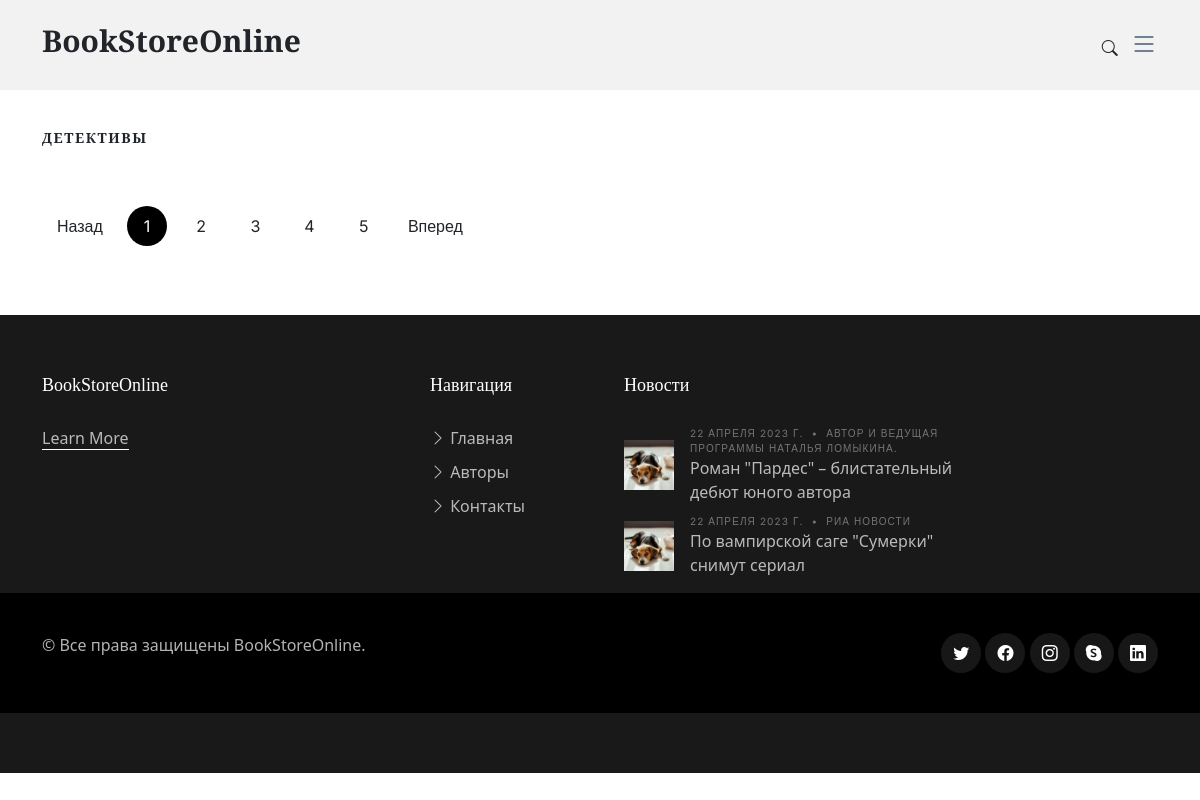
The page /genre/1 on the database its author committed.
### library_main/models.py (models this page shows, shortened)
class Genre(models.Model):
    name = models.CharField(verbose_name='Название жанра', max_length=50)
    category = models.ForeignKey(Category, verbose_name='Категория', on_delete=models.CASCADE)
    def get_absolute_url(self):
        return reverse('genre', args=[self.id])
    class Meta:
        verbose_name = "Жанр"
        verbose_name_plural = "Жанры"

class News(models.Model):
    heading = models.CharField(verbose_name='Заголовок', max_length=100)
    description = models.TextField(verbose_name='Описание')
    image = models.ImageField(verbose_name='Изображение',  null=True, blank=True)
    source = models.CharField(verbose_name='Источник Новости', max_length=100)
    pudlicachia_date = models.DateField(verbose_name='Дата публикации', auto_now_add=True)
    class Meta:
        verbose_name = "Новость"
        verbose_name_plural = "новости"

### library_main/views.py (the view)
# urls.py: path('genre/<int:id>', views.Genre_views, name='genre'),
def Genre_views(request, id):
    genre = get_object_or_404(Genre, pk=id)
    book = Book.objects.filter(genre__exact=genre).order_by('-date_of_writing')
    context = {'genre1' : genre, 'book' : book}
    return render(request, 'genre_book.html', context=context)

### library_main/context_processors.py (called while the page is built)
def category(request):
    category = Category.objects.all().order_by('name')
    genre = Genre.objects.all()
    news = News.objects.all().order_by('-pudlicachia_date')[:6]
    return {'category' : category, 'genre' : genre, 'news' : news}

### library_main/templates/genre_book.html (shortened to what this page needs)
{% extends 'base.html' %}
{% block body %}
<section id="search-result" class="search-result">
    <div class="container">
        <div class="row">
            <div class="col-md-9">
                <h3 class="category-title">{{ genre1.name }}</h3>
                <div class="text-start py-4">
                    <div class="custom-pagination">
                        <a href="#" class="prev">Назад</a>
                        <a href="#" class="active">1</a>
                        <a href="#">2</a>
                        <a href="#">3</a>
                        <a href="#">4</a>
                        <a href="#">5</a>
                        <a href="#" class="next">Вперед</a>
                    </div>
                </div>
            </div>
            <div class="col-md-3">
            </div>
        </div>
    </div>
</section>
{% endblock %}

### library_main/templates/base.html (shortened to what this page needs)
<!doctype html>
<html lang="ru">
<head>
    {% load static %}
    <link href="https://cdn.jsdelivr.net/npm/bootstrap@5.3.0-alpha3/dist/css/bootstrap.min.css" rel="stylesheet">
    <link href="{% static 'vendor/bootstrap/css/bootstrap.min.css' %}" rel="stylesheet">
    <link href="{% static 'vendor/bootstrap-icons/bootstrap-icons.css' %}" rel="stylesheet">
    <link href="{% static 'vendor/swiper/swiper-bundle.min.css' %}" rel="stylesheet">
    <link href="{% static 'vendor/glightbox/css/glightbox.min.css' %}" rel="stylesheet">
    <link href="{% static 'vendor/aos/aos.css' %}" rel="stylesheet">
    <link href="{% static 'css/variables.css' %}" rel="stylesheet">
    <link href="{% static 'css/main.css' %}" rel="stylesheet">
</head>
<body>
    <header id="header" class="header d-flex align-items-center fixed-top">
        <div class="container-fluid container-xl d-flex align-items-center justify-content-between">
            <a href="{% url 'index' %}" class="logo d-flex align-items-center">
                <h1>BookStoreOnline</h1>
            </a>
            <div class="position-relative">
                <a href="#" class="mx-2 js-search-open"><span class="bi-search"></span></a>
                <i class="bi bi-list mobile-nav-toggle"></i>
            </div>
        </div>
    </header>
    <main id="main">
        {% block body %}{% endblock %}
    </main>
    <footer id="footer" class="footer">
        <div class="footer-content">
            <div class="container">
                <div class="row g-5">
                    <div class="col-lg-4">
                        <h3 class="footer-heading">BookStoreOnline</h3>
                        <p><a href="about.html" class="footer-link-more">Learn More</a></p>
                    </div>
                        <div class="col-6 col-lg-2">
                            <h3 class="footer-heading">Навигация</h3>
                            <ul class="footer-links list-unstyled">
                                <li><a href="{% url 'index' %}"><i class="bi bi-chevron-right"></i> Главная</a></li>
                                <li><a href="about.html"><i class="bi bi-chevron-right"></i> Авторы</a></li>
                                <li><a href="{% url 'contact' %}"><i class="bi bi-chevron-right"></i> Контакты</a></li>
                            </ul>
                        </div>
                    <div class="col-lg-4">
                            <h3 class="footer-heading">Новости</h3>
                            <ul class="footer-links footer-blog-entry list-unstyled">
                                {% for news in news %}
                                <li>
                                    <a href="single-post.html" class="d-flex align-items-center">
                                        <img src="assets/img/post-sq-1.jpg" alt="" class="img-fluid me-3">
                                        <div>
                                            <div class="post-meta d-block"><span class="date">{{ news.pudlicachia_date }}</span> <span class="mx-1">&bullet;</span> <span>{{ news.source }}</span></div>
                                            <span>{{ news.heading }}</span>
                                        </div>
                                    </a>
                                </li>
                                {% endfor %}
                            </ul>
                    </div>
                </div>
            </div>
            <div class="footer-legal">
                <div class="container">
                    <div class="row justify-content-between">
                        <div class="col-md-6 text-center text-md-start mb-3 mb-md-0">
                            <div class="copyright">
                                © Все права защищены <strong><span>BookStoreOnline</span></strong>.
                            </div>
                        </div>
                        <div class="col-md-6">
                            <div class="social-links mb-3 mb-lg-0 text-center text-md-end">
                                <a href="#" class="twitter"><i class="bi bi-twitter"></i></a>
                                <a href="#" class="facebook"><i class="bi bi-facebook"></i></a>
                                <a href="#" class="instagram"><i class="bi bi-instagram"></i></a>
                                <a href="#" class="google-plus"><i class="bi bi-skype"></i></a>
                                <a href="#" class="linkedin"><i class="bi bi-linkedin"></i></a>
                            </div>
                        </div>
                    </div>
                </div>
            </div>
        </div>
    </footer>
</body>
</html>

### library_main/static/css/variables.css (style rules this page uses)
:root { --font-default: 'EB Garamond', system-ui, -apple-system, "Segoe UI", Roboto, "Helvetica Neue", Arial, "Noto Sans", "Liberation Sans", sans-serif, "Apple Color Emoji", "Segoe UI Emoji", "Segoe UI Symbol", "Noto Color Emoji"; --font-primary: 'EB Garamond', serif; --font-secondary: 'Inter', sans-serif; --color-default: #212529; --color-default-rgb: 33, 37, 41; --color-links: #212529; --color-links-hover: #15171a; --color-primary: #212529; --color-primary-light: #26282c; --color-primary-dark: #0b0c0e; --color-primary-rgb: 33, 37, 41; --color-primary-light-rgb: 38, 40, 44; --color-primary-dark-rgb: 11, 12, 14; --color-secondary: #596d80; --color-secondary-light: #8498aa; --color-secondary-dark: #404f5c; --color-secondary-rgb: 89, 109, 128; --color-secondary-light-rgb: 132, 152, 170; --color-secondary-dark-rgb: 64, 79, 92; --color-blue: #0d6efd; --color-blue-rgb: 13, 110, 253; --color-indigo: #6610f2; --color-indigo-rgb: 102, 16, 242; --color-purple: #6f42c1; --color-purple-rgb: 111, 66, 193; --color-pink: #f3268c; --color-pink-rgb: 243, 38, 140; --color-red: #df1529; --color-red-rgb: 223, 21, 4; --color-orange: #fd7e14; --color-orange-rgb: 253, 126, 20; --color-yellow: #ffc107; --color-yellow-rgb: 255, 193, 7; --color-green: #059652; --color-green-rgb: 5, 150, 82; --color-teal: #20c997; --color-teal-rgb: 32, 201, 151; --color-cyan: #0dcaf0; --color-cyan-rgb: 13, 202, 240; --color-white: #ffffff; --color-white-rgb: 255, 255, 255; --color-gray: #6c757d; --color-gray-rgb: 108, 117, 125; --color-black: #000000; --color-black-rgb: 0, 0, 0; }
:root { --bs-blue: var(--color-blue); --bs-indigo: var(--color-indigo); --bs-purple: var(--color-purple); --bs-pink: var(--color-pink); --bs-red: var(--color-red); --bs-orange: var(--color-orange); --bs-yellow: var(--color-yellow); --bs-green: var(--color-green); --bs-teal: var(--color-teal); --bs-cyan: var(--color-cyan); --bs-white: var(--color-white); --bs-gray: var(--color-gray); --bs-gray-dark: #343a40; --bs-gray-100: #f8f9fa; --bs-gray-200: #e9ecef; --bs-gray-300: #dee2e6; --bs-gray-400: #ced4da; --bs-gray-500: #adb5bd; --bs-gray-600: #6c757d; --bs-gray-700: #495057; --bs-gray-800: #343a40; --bs-gray-900: #212529; --bs-primary: var(--color-blue); --bs-secondary: var(--color-blue); --bs-success: #198754; --bs-info: #0dcaf0; --bs-warning: #ffc107; --bs-danger: #dc3545; --bs-light: #f8f9fa; --bs-dark: #212529; --bs-primary-rgb: var(--color-primary-rgb); --bs-secondary-rgb: var(--color-secondary-rgb); --bs-success-rgb: 25, 135, 84; --bs-info-rgb: 13, 202, 240; --bs-warning-rgb: 255, 193, 7; --bs-danger-rgb: 220, 53, 69; --bs-light-rgb: 248, 249, 250; --bs-dark-rgb: 33, 37, 41; --bs-white-rgb: var(--color-white-rgb); --bs-black-rgb: var(--color-black-rgb); --bs-body-color-rgb: var(--color-default-rgb); --bs-body-bg-rgb: 255, 255, 255; --bs-font-sans-serif: var(--font-default); --bs-font-monospace: SFMono-Regular, Menlo, Monaco, Consolas, "Liberation Mono", "Courier New", monospace; --bs-gradient: linear-gradient(180deg, rgba(255, 255, 255, 0.15), rgba(255, 255, 255, 0)); --bs-body-font-family: var(--font-default); --bs-body-font-size: 1rem; --bs-body-font-weight: 400; --bs-body-line-height: 1.5; --bs-body-color: var(--color-default); --bs-body-bg: #fff; }

### rows shown on the page
Genre: name "ДЕТЕКТИВЫ"
News: pudlicachia_date "22 АПРЕЛЯ 2023 Г.", source "АВТОР И ВЕДУЩАЯ ПРОГРАММЫ НАТАЛЬЯ ЛОМЫКИНА.", heading "Роман \"Пардес\" – блистательный дебют юного автора"
News: pudlicachia_date "22 АПРЕЛЯ 2023 Г.", source "РИА НОВОСТИ", heading "По вампирской саге \"Сумерки\" снимут сериал"
